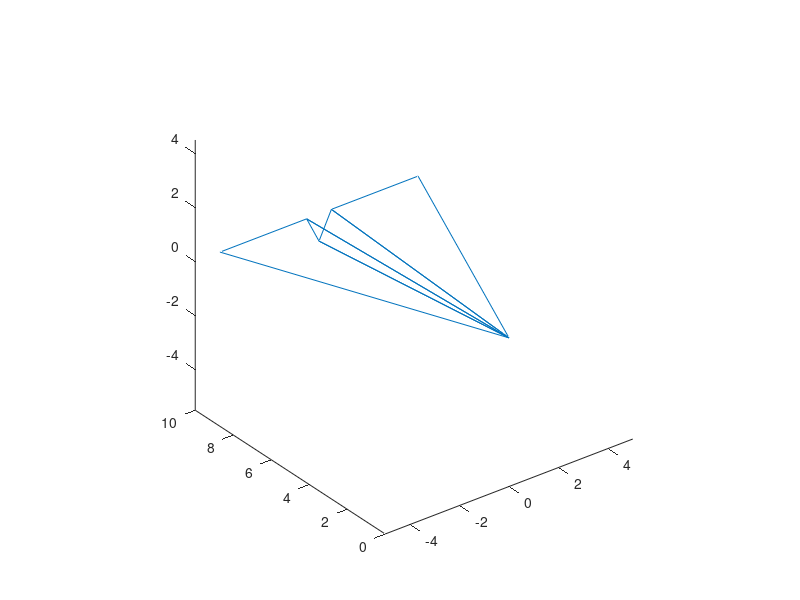

This figure's MATLAB source:
%% paper_airplane.m
%% A MATLAB script
%% L F Rossi
%%
%% Specify the points of interest.
p1 = [0 0 0];
p2 = [0 10 -1];
p3 = [1/2 10 0];
p4 = [-1/2 10 0];
p5 = [4 10 0];
p6 = [-4 10 0];
%% Build a matrix of the points in the right order for a connect-the-dots
%% wire-frame figure.
v = [p1 ; p2; p3; p1; p2; p4; p1; p5; p3; p1; p6; p4; p1]';
plot3(v(1,:),v(2,:),v(3,:));
axis equal
